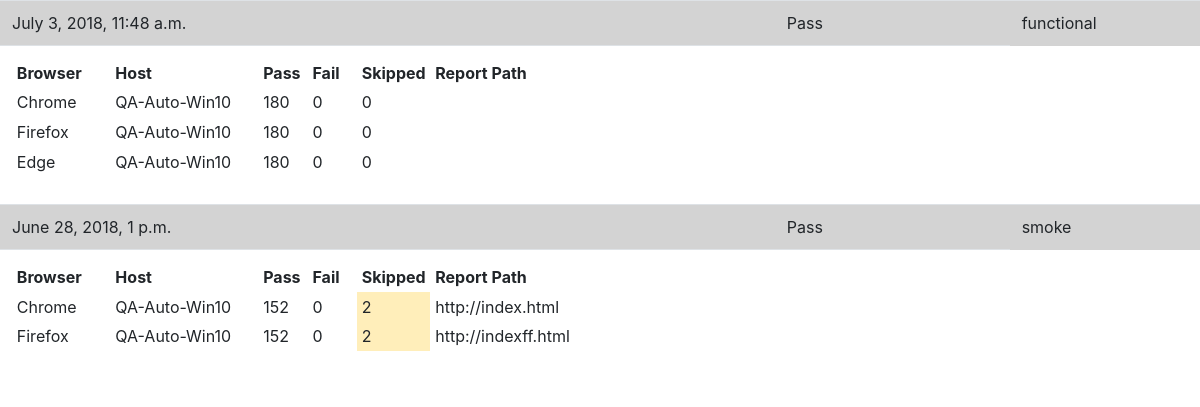
The app's page /results/ with its own data.
### run_results/models.py (models this page shows, shortened)
class TestResult(models.Model):
    run_date = models.DateTimeField('run time and date', unique=True)
    overall_status = models.ForeignKey(Status, on_delete=models.CASCADE)
    suite = models.ForeignKey(Suite, on_delete=models.CASCADE)

class Status(models.Model):
    name = models.CharField(max_length=10, unique=True)
    def __str__(self):
        return self.name

class Suite(models.Model):
    name = models.CharField(max_length=20, unique=True)
    def __str__(self):
        return self.name

class BrowserReport(models.Model):
    browser = models.ForeignKey(Browser, on_delete=models.CASCADE)
    pass_count = models.IntegerField()
    fail_count = models.IntegerField()
    skip_count = models.IntegerField()
    defects = models.CharField(max_length=100, blank=True)
    reviewer = models.ForeignKey(Reviewer, on_delete=models.CASCADE)
    rca = models.CharField(max_length=2000, blank=True)
    action_plan = models.CharField(max_length=1000, blank=True)
    hostname = models.CharField(max_length=50)
    report_path = models.URLField(blank=True)
    test = models.ForeignKey(TestResult, on_delete=models.CASCADE)

class Browser(models.Model):
    name = models.CharField(max_length=20, unique=True)
    def __str__(self):
        return self.name

### run_results/views.py (the view)
# urls.py: path('', views.ResultsView.as_view(), name='index'),
class ResultsView(generic.ListView):
    template_name = 'run_results/index.html'
    def get_queryset(self):
        return TestResult.objects.order_by('-run_date')

### run_results/templates/run_results/index.html (shortened to what this page needs)
{% load static %}
<link rel="stylesheet" href="https://stackpath.bootstrapcdn.com/bootstrap/4.1.1/css/bootstrap.min.css">
<table class="table">
{% if testresult_list %}
    {% for testresult in testresult_list %}
            <tr bgcolor="lightgray">
                <td colspan="2">{{ testresult.run_date }}</td>
                <td>{{ testresult.overall_status }}</td>
                <td>{{ testresult.suite }}</td>
            </tr>
            <tr>
                <td colspan="3">
                    <table class="table table-sm table-hover table-borderless">
                        <thead>
                            <tr>
                                <th scope="col" width="10%">Browser</th>
                                <th scope="col" width="15%">Host</th>
                                <th scope="col" width="5%">Pass</th>
                                <th scope="col" width="5%">Fail</th>
                                <th scope="col" width="5%">Skipped</th>
                                <th scope="col">Report Path</th>
                            </tr>
                        </thead>
                        <tbody>
                            {% for browserreport in testresult.browserreport_set.all %}
                            <tr role="row">
                                <td>{{ browserreport.browser }}</td>
                                <td>{{ browserreport.hostname }}</td>
                                <td>{{ browserreport.pass_count }}</td>
                                <td>{{ browserreport.fail_count }}</td>
                                {% if browserreport.skip_count > 0 %}
                                    <td class="table-warning">{{ browserreport.skip_count }}</td>
                                {% else %}
                                    <td>{{ browserreport.skip_count }}</td>
                                {% endif %}
                                <td>{{ browserreport.report_path }}</td>
                            </tr>
                            {% endfor %}
                        </tbody>
                    </table>
                </td>
            </tr>
    {% endfor %}
{% else %}
    <p>No results are available.</p>
{% endif %}
</table>

### records on screen
TestResult: run_date "July 3, 2018, 11:48 a.m.", overall_status "Pass", suite "functional"
BrowserReport: browser "Chrome", hostname "QA-Auto-Win10", pass_count "180", fail_count "0", skip_count "0"
BrowserReport: browser "Firefox", hostname "QA-Auto-Win10", pass_count "180", fail_count "0", skip_count "0"
BrowserReport: browser "Edge", hostname "QA-Auto-Win10", pass_count "180", fail_count "0", skip_count "0"
TestResult: run_date "June 28, 2018, 1 p.m.", overall_status "Pass", suite "smoke"
BrowserReport: browser "Chrome", hostname "QA-Auto-Win10", pass_count "152", fail_count "0", skip_count "2", report_path "http://index.html"
BrowserReport: browser "Firefox", hostname "QA-Auto-Win10", pass_count "152", fail_count "0", skip_count "2", report_path "http://indexff.html"
